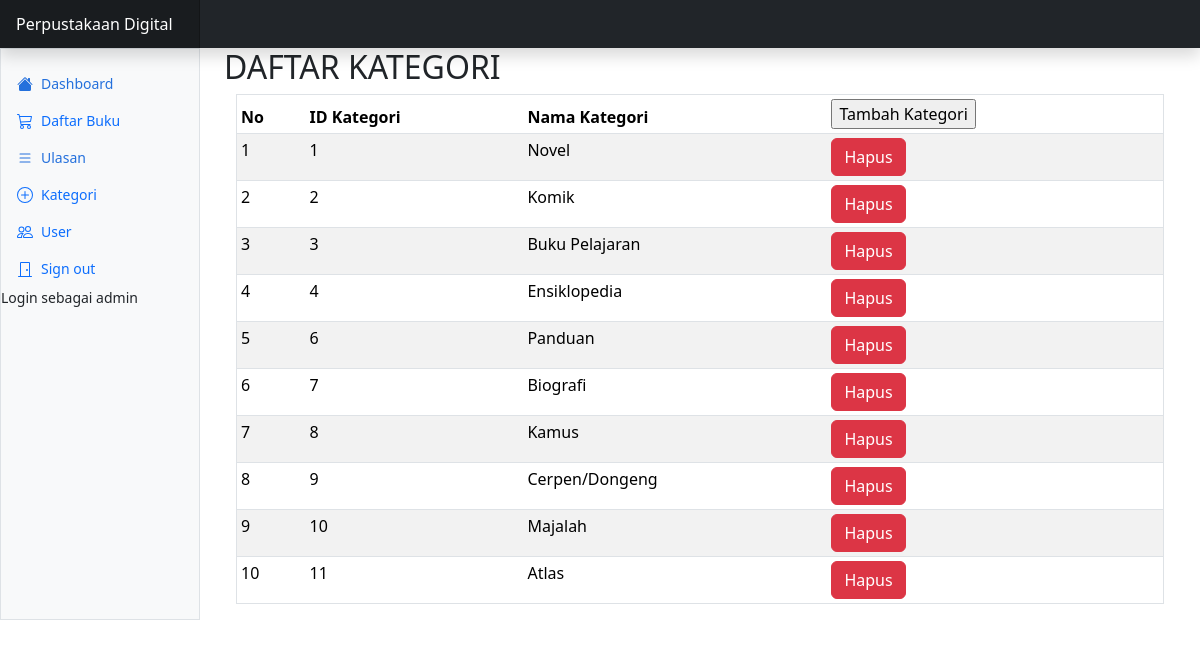
Page /d_kategori.php (signed in) on the committed database.
### tables this page shows
CREATE TABLE `kategoribuku` (
  `kategoriID` int(11) NOT NULL,
  `namakategori` varchar(255) NOT NULL
);

### d_kategori.php (the view, shortened to what this page needs)
<?php
$login =isset( $_SESSION ['login']);
if ($login == 1) {
?>
<!DOCTYPE html>
<html>
<head>
    <link rel="stylesheet" href="https://cdn.jsdelivr.net/npm/@docsearch/css@3">
<link href="assets/css/bootstrap.min.css" rel="stylesheet">
    <link href="https://cdn.jsdelivr.net/npm/bootstrap-icons@1.10.5/font/bootstrap-icons.min.css" rel="stylesheet">
    <link href="assets/css/dashboard.css" rel="stylesheet">
</head>
<body align="center">
<header class="navbar sticky-top bg-dark flex-md-nowrap p-0 shadow" data-bs-theme="dark">
  <a class="navbar-brand col-md-3 col-lg-2 me-0 px-3 fs-6 text-white" href="index.php">Perpustakaan Digital</a>
</header>
<div class="container-fluid">
  <div class="row">
    <div class="sidebar border border-right col-md-3 col-lg-2 p-0 bg-body-tertiary">
      <div class="offcanvas-md offcanvas-end bg-body-tertiary" tabindex="-1" id="sidebarMenu" aria-labelledby="sidebarMenuLabel">
        <div class="offcanvas-body d-md-flex flex-column p-0 pt-lg-3 overflow-y-auto">
          <ul class="nav flex-column">
            <li class="nav-item">
              <a class="nav-link d-flex align-items-center gap-2 active" aria-current="page" href="index.php">
                <svg class="bi"><use xlink:href="#house-fill"/></svg>
                Dashboard
              </a>
            </li>
            <li class="nav-item">
              <a class="nav-link d-flex align-items-center gap-2" href="d_buku.php">
                <svg class="bi"><use xlink:href="#cart"/></svg>
                Daftar Buku
              </a>
            </li>
            <li class="nav-item">
              <a class="nav-link d-flex align-items-center gap-2 active" aria-current="page" href="ulasan.php">
                <svg class="bi"><use xlink:href="#list"/></svg>
                Ulasan
              </a>
            </li>
            <?php
              if($_SESSION ['level'] != 'pengguna'){
            ?>
          </ul>
          <?php
              if($_SESSION ['level'] == 'admin'){
            ?>
          <ul class="nav flex-column mb-auto">
          <li class="nav-item">
              <a class="nav-link d-flex align-items-center gap-2" href="d_kategori.php">
                <svg class="bi"><use xlink:href="#plus-circle"/></svg>
                Kategori
              </a>
            </li>
            <?php
              }
            ?>
          <ul class="nav flex-column mb-auto">
            <li class="nav-item">
              <a class="nav-link d-flex align-items-center gap-2" href="d_user.php">
                <svg class="bi"><use xlink:href="#people"/></svg>
                User
              </a>
            </li>
            <?Php
              }
              ?>
            <li class="nav-item">
              <a class="nav-link d-flex align-items-center gap-2" href="logout.php">
                <svg class="bi"><use xlink:href="#door-closed"/></svg>
                Sign out
              </a>
            </li>
          </ul>
        </div>
      </div>
      <div class="sb-sidenav-footer">
          <div class="small">Login sebagai <?php echo $_SESSION['username']?></div>
      </div>
    </div>
    <main class="col-md-9 ms-sm-auto col-lg-10 px-md-4">
    <h2>DAFTAR KATEGORI</h2>
    <div class="container">
        <table class = "table table-striped table-sm" border = "1">
            <thead>
                <tr>
                    <th>No</th>
                    <th>ID Kategori</th>
                    <th>Nama Kategori</th>
                    <?php
                            if($_SESSION ['level'] == 'admin'){
                            ?>
                    <th><form action="kategori.php">
            <input type="submit" value="Tambah Kategori">
        </form></th>
        <?php
        }
          ?>
                </tr>
            </thead>
            <tbody>
                <?php
                    include "koneksi.php";
                    $query = mysqli_query ($koneksi, "SELECT * FROM kategoribuku");
                    $no=0;
                    while($data = mysqli_fetch_array($query)){
                    $no++
                ?>
                <tr>
                    <td><?php echo $no ?>
                    <td><?php echo $data['kategoriID'] ?></td>
                    <td><?php echo $data['namakategori'] ?></td>
                    <?php
                            if($_SESSION ['level'] == 'admin'){
                            ?>
<td><a href="hapus_kategori.php?kategoriID=<?php echo $data['kategoriID'];?>" class="btn btn-danger" onClick =  "return confirm ('Yakin Ingin Hapus Kategori?')" >Hapus</a></td><?php } ?>
                </tr>
                <?php
                    }
                ?>
            </tbody>
        </table>
    </div>
    </main>
    </div>
    </div>
</body>
</html>
<?php
}
?>

### assets/css/dashboard.css (style rules this page uses)
.bi { display: inline-block; width: 1rem; height: 1rem; }
.sidebar .nav-link { font-size: .875rem; font-weight: 500; }
.sidebar .nav-link.active { color: #2470dc; }
.navbar-brand { padding-top: .75rem; padding-bottom: .75rem; background-color: rgba(0, 0, 0, .25); box-shadow: inset -1px 0 0 rgba(0, 0, 0, .25); }

### d_kategori.php (style rules this page uses)
a { text-decoration: none; color: black; }
body, table { background-color: lgray; }
.bi { vertical-align: -.125em; fill: currentColor; }

### rows in the picture
kategoribuku: kategoriID "1", namakategori "Novel"
kategoribuku: kategoriID "2", namakategori "Komik"
kategoribuku: kategoriID "3", namakategori "Buku Pelajaran"
kategoribuku: kategoriID "4", namakategori "Ensiklopedia"
kategoribuku: kategoriID "6", namakategori "Panduan"
kategoribuku: kategoriID "7", namakategori "Biografi"
kategoribuku: kategoriID "8", namakategori "Kamus"
kategoribuku: kategoriID "9", namakategori "Cerpen/Dongeng"
kategoribuku: kategoriID "10", namakategori "Majalah"
kategoribuku: kategoriID "11", namakategori "Atlas"

### other values in the picture
$_SESSION['username'] "admin"
